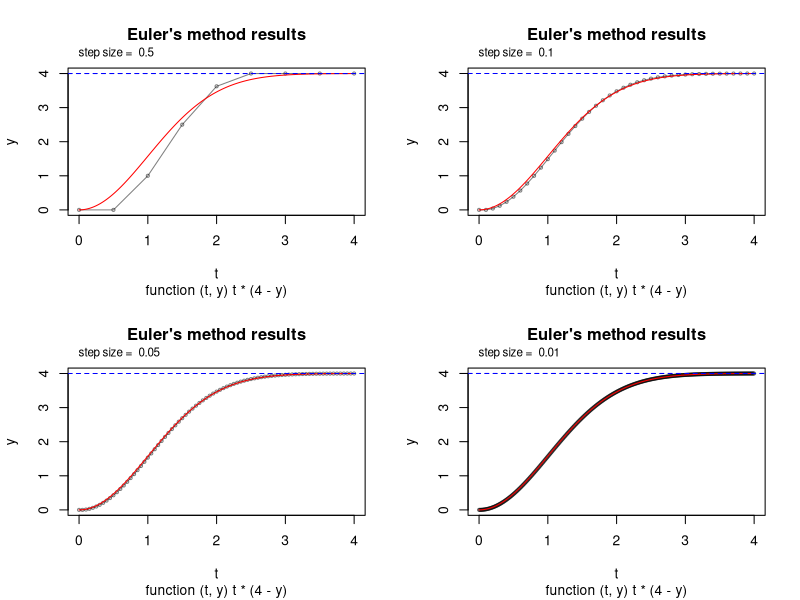
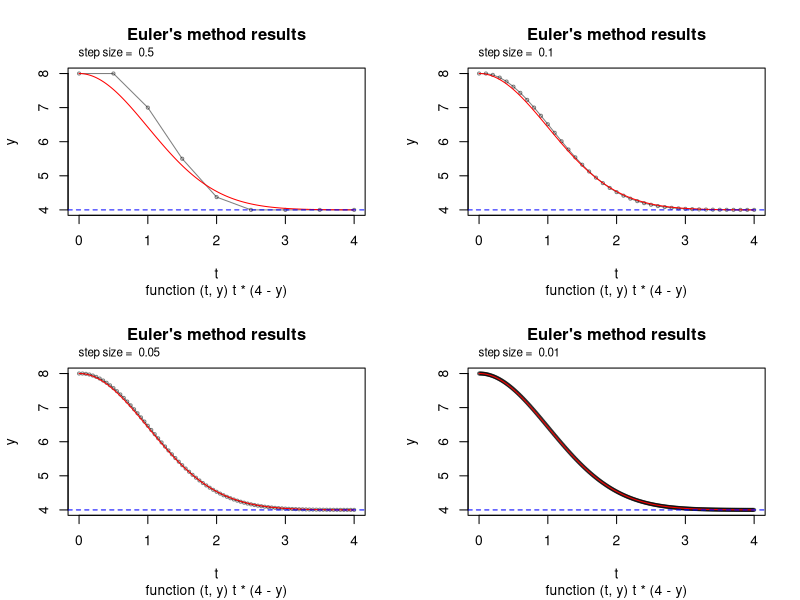
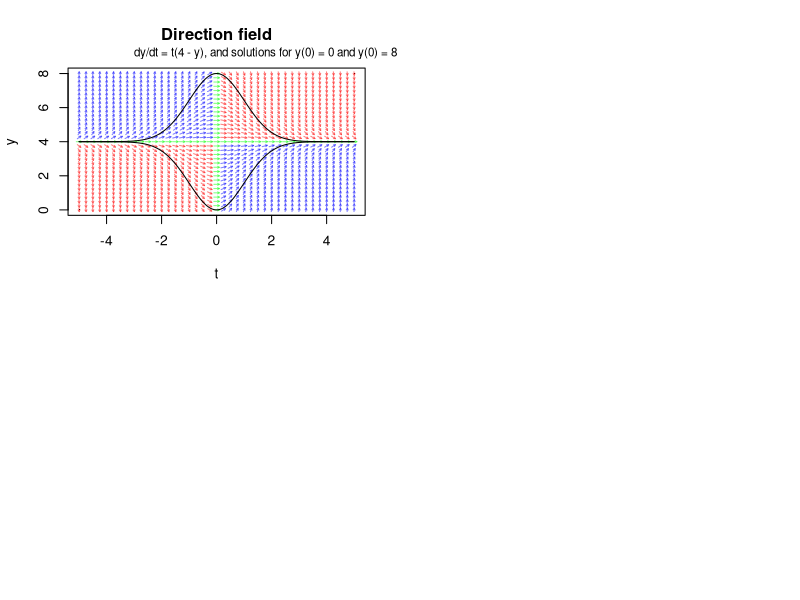
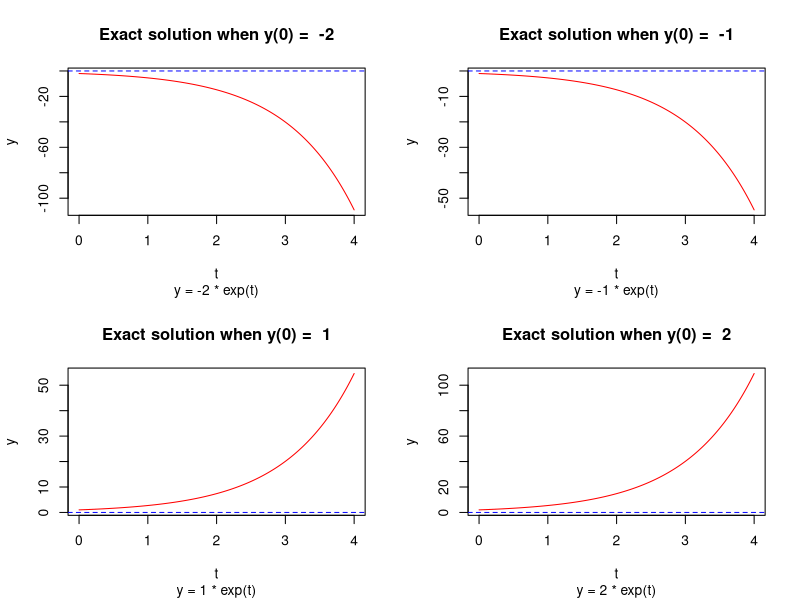
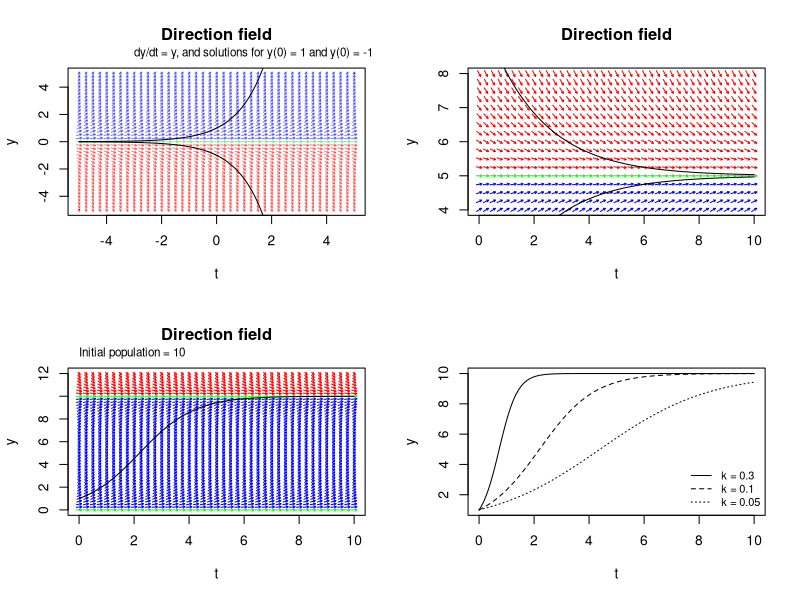
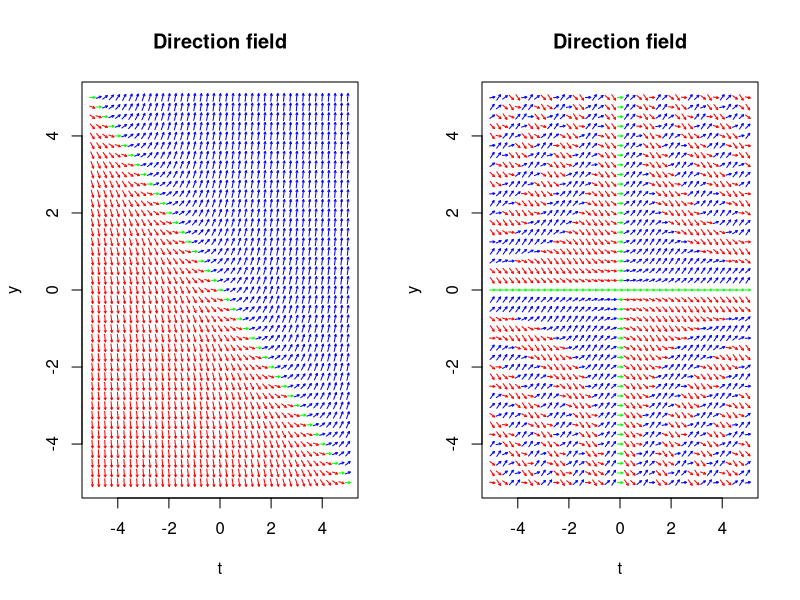
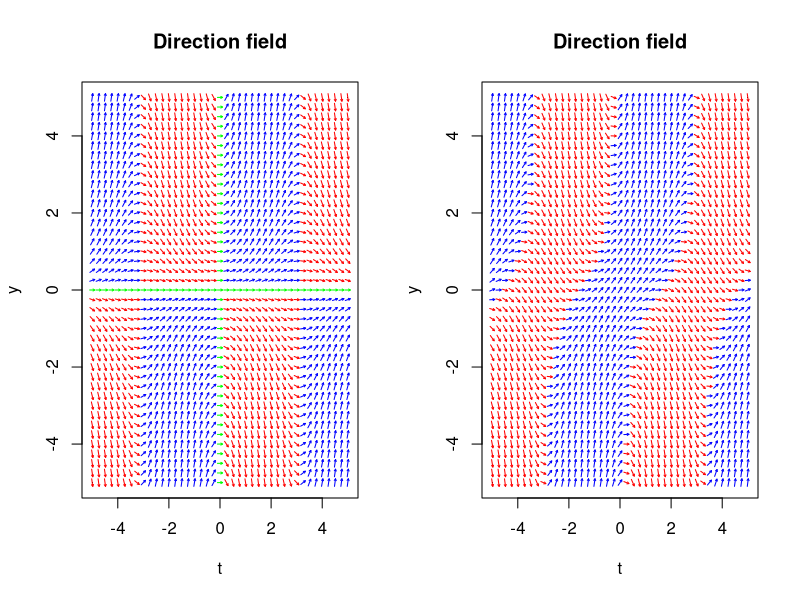
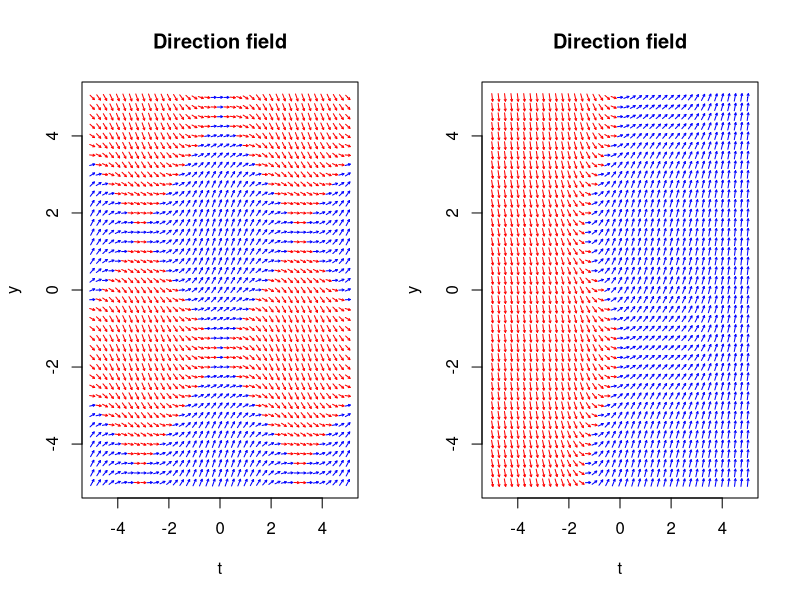

Reproduce these figures in R, in order.
## ---- chunk 1

#' Perform Euler's method to approximate the solution to an initial value problem
#' 
#' @param f The function defining the differential equation dy/dt = f(t, y), with
#'     signature `function(t, y)`
#' @param y0 The initial value of y at t0
#' @param t0 The initial value of t
#' @param t1 The final value of t
#' @param h The step size to take from t0 to t1
eulers <- function(f, y0, t0, t1, h) {
    t <- seq(t0, t1, by = h)
    y <- numeric(length(t))
    y[1] <- y0
    t[1] <- t0
    for (i in 2:length(t)) {
        y[i] <- y[i - 1] + h * f(t[i - 1], y[i - 1])
    }
    return(list(t = t, y = y, f = f, y0 = y0, t0 = t0, t1 = t1, h = h))
}

## ---- chunk 2
#| code-fold: true

# plotting functions
plot_eulers <- function(eulers_result, true_f = NULL, legend_pos = "topleft") {
    plot(eulers_result$t, eulers_result$y,
         type = "p", cex = 0.5, col = rgb(0, 0, 0, 0.5),
         main = "Euler's method results",
         sub = paste(deparse(eulers_result$f), collapse = ""),
         xlab = "t", ylab = "y")
    lines(eulers_result$t, eulers_result$y, col = rgb(0, 0, 0, 0.5))
    if (! is.null(true_f)) {
        tlin <- seq(res$t0, res$t1, by = 0.01)
        lines(tlin, true_f(tlin), col = "red")
    }
    if (legend_pos != "none") {
        legend(legend_pos, legend = c("Euler's method", "Exact solution"),
               col = c("black", "red"),
               lty = 1)
    }
}


#' plot direction field
#' f: differential equation function with signature `function(t, y)`
plot_directionfield <- function(f,
                                t_range = c(-5, 5),
                                y_range = c(-5, 5),
                                radius = 0.1, grid.by = 0.25, alpha = 1){
    # credit:
    # https://stackoverflow.com/questions/47984874/how-to-create-a-slope-field-in-r
    
    # initial plot - ensure large enough
    plot(t_range, y_range,
         main = "Direction field", ylab = "y", xlab = "t",
         pch = ".")
    # plot arrows
    tlin = seq(min(t_range), max(t_range), grid.by)
    ylin = seq(min(y_range), max(y_range), grid.by)
    for(x in tlin) {
        for(y in ylin) {
            slope = f(x, y)
            if(is.na(slope)) {
                col = rgb(0, 0, 0, alpha)
            } else if(slope > 0) {
                col = rgb(0, 0, 1, alpha)
            } else if (slope < 0) {
                col = rgb(1, 0, 0, alpha)
            } else if(slope == 0) {
                col = rgb(0, 1, 0, alpha)
            }
            arrows(radius * cos(atan(slope) + pi) + x,
                   radius * sin(atan(slope) + pi) + y,
                   radius * cos(atan(slope)) + x,
                   radius * sin(atan(slope)) + y, 
                   length = 0.2 * radius, col = col)
        }
    }
}


## ---- chunk 3
f <- \(t, y) t * (4 - y)
true_sol <- \(t) 4 - 4 * exp( (-t^2) / 2) # if y(t = 0) = 0

par(mfrow = c(2, 2))
for (stepsize in c(0.5, 0.1, 0.05, 0.01)) {
    res <- eulers(f, y0 = 0, t0 = 0, t1 = 4, h = stepsize)
    plot_eulers(res, true_sol, legend_pos = "none")
    abline(h = 4, col = "blue", lty = 2)
    mtext(side=3, line=0.5, at=-0.01, adj=0, cex=0.7,
          paste("step size = ", res$h))
}

## ---- chunk 4
f <- \(t, y) t * (4 - y)
true_sol <- \(t) 4 + 4 * exp( (-t^2) / 2) # if y < 4 and y(t = 0) = 0

par(mfrow = c(2, 2))
for (stepsize in c(0.5, 0.1, 0.05, 0.01)) {
    res <- eulers(f, y0 = 8, t0 = 0, t1 = 4, h = stepsize)
    plot_eulers(res, true_sol, legend_pos = "none")
    abline(h = 4, col = "blue", lty = 2)
    mtext(side=3, line=0.5, at=-0.01, adj=0, cex=0.7,
          paste("step size = ", res$h))
}

## ---- chunk 5
plot_directionfield(f,
                    t_range = c(-5, 5), y_range = c(0, 8),
                    alpha = 0.5)
mtext(side=3, line=0.5, at=-3, adj=0, cex=0.7,
      "dy/dt = t(4 - y), and solutions for y(0) = 0 and y(0) = 8")

tlin <- seq(-5, 5, 0.01)
lines(tlin, 4 - 4 * exp( (-tlin^2) / 2) , col = "black", lty = 1)
lines(tlin, 4 + 4 * exp( (-tlin^2) / 2) , col = "black", lty = 1)
## ---- chunk 6
f <- \(t, y) y
true_sol <- \(t, y0) y0 * exp(t)

par(mfrow = c(2, 2))
tlin <- seq(0, 4, by = 0.01)
for (y0 in c(-2, -1, 1, 2)) {
    plot(tlin, true_sol(tlin, y0), type = "l", col = "red",
         main = paste("Exact solution when y(0) = ", y0),
         sub = paste("y =", y0, "* exp(t)"),
         xlab = "t", ylab = "y")
    abline(h = 0, col = "blue", lty = 2)
}

## ---- chunk 7
plot_directionfield(f,
                    t_range = c(-5, 5), y_range = c(-5, 5),
                    alpha = 0.5)
mtext(side=3, line=0.5, at=-3, adj=0, cex=0.7,
      "dy/dt = y, and solutions for y(0) = 1 and y(0) = -1")

tlin <- seq(-5, 5, 0.01)
lines(tlin, 1 * exp(tlin) , col = "black", lty = 1)
lines(tlin, -1 * exp(tlin) , col = "black", lty = 1)
## ---- chunk 8
# Newton's law of cooling or heating
# y = temperature of the object
# R = room temperature/temperature of the surroundings
# k = the cooling rate (object-dependent), k > 0
make_diffeq <- \(R, k) return( \(t, y) -k * (y - R) )

# plot direction field
plot_directionfield(f = make_diffeq(R = 5, k = 0.5),
                    t_range = c(0, 10), y_range = c(4, 8))


sol <- \(t, A, R, k) R + A * exp(-k * t)
# y(0) = 10, R = 5 # (object is cooling down to R)
tlin <- seq(0, 10, 0.01)
lines(tlin, sol(tlin, A = 5, R = 5, k = 0.5), col = "black", lty = 1)
# y(0) = 0, R = 5  # (object is warming up to R)
tlin <- seq(0, 10, 0.01)
lines(tlin, sol(tlin, A = -5, R = 5, k = 0.5), col = "black", lty = 1)

## ---- chunk 9
make_diffeq <- \(P, k) return( \(t, y) k * y * (P - y) )

# solution when y(0) = 1:
sol <- \(t, P, k, C) {
    e_pkt <- exp(P * k * t)
    (P * C * e_pkt) / (1 + C * e_pkt)
} 

# plot direction field
plot_directionfield(f = make_diffeq(P = 10, k = 0.1),
                    t_range = c(0, 10), y_range = c(0, 12))
mtext(side=3, line=0.5, at=0, adj=0, cex=0.7,
      paste("Initial population =", 10))
# plot solution for initial condition y(0) = 1
tlin <- seq(0, 10, 0.01)
lines(tlin, sol(tlin, P = 10, k = 0.1, C = 1/9), col = "black", lty = 1)
## ---- chunk 10
#| code-fold: true

# plot solution for a few different infection rates
tlin <- seq(0, 10, 0.01)
plot(tlin, sol(tlin, P = 10, k = 0.3, C = 1/9),
     type = "l", col = "black", lty = 1,
     xlab = "t", ylab = "y")
lines(tlin, sol(tlin, P = 10, k = 0.1, C = 1/9), col = "black", lty = 2)
lines(tlin, sol(tlin, P = 10, k = 0.05, C = 1/9), col = "black", lty = 3)
legend("bottomright",
       legend = c("k = 0.3", "k = 0.1", "k = 0.05"),
       col = "black", lty = 1:3, cex = 0.8, bty = "n")

## ---- chunk 11
par(mfrow = c(1, 2))
plot_directionfield(f = \(y, t) t + y)
plot_directionfield(f = \(t, y) sin(t * y))
## ---- chunk 12
par(mfrow = c(1, 2))
plot_directionfield(f = \(t, y) sin(t) * y)
plot_directionfield(f = \(t, y) sin(t) * y + cos(t))
## ---- chunk 13
par(mfrow = c(1, 2))
plot_directionfield(f = \(y, t) sin(t) + cos(y))
plot_directionfield(f = \(y, t) sin(t) + cos(y) + y)
